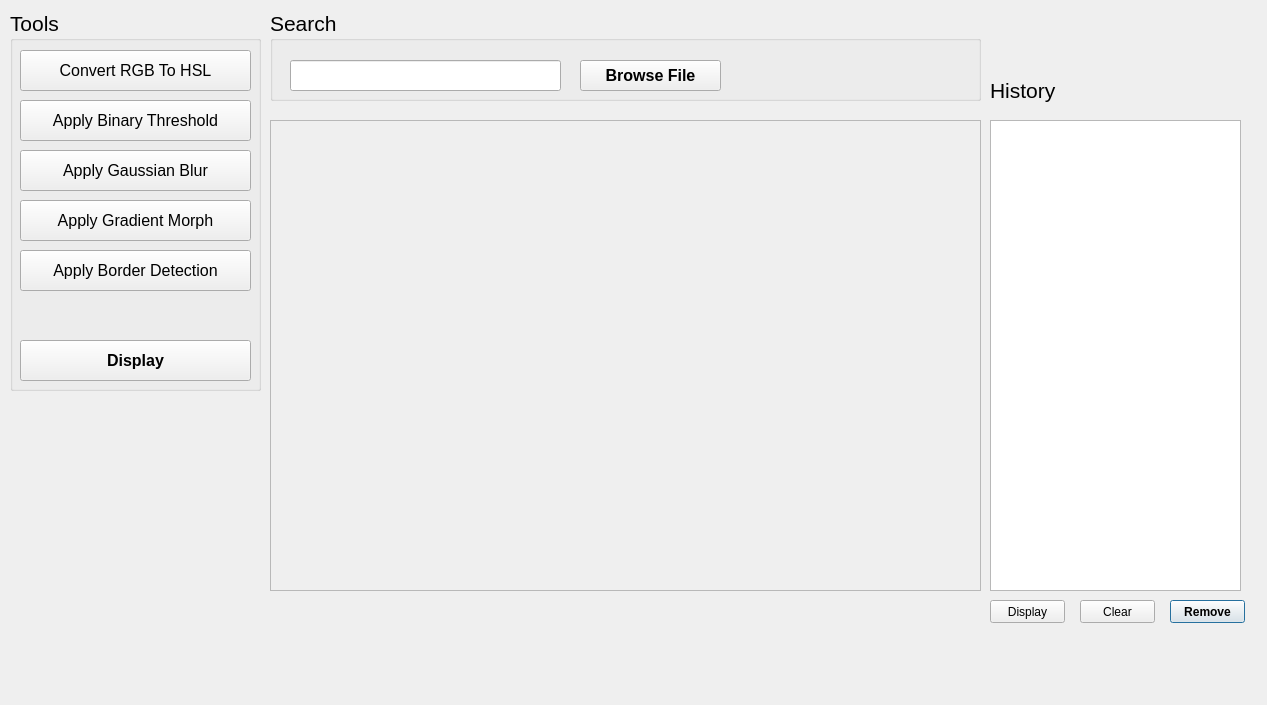
<?xml version="1.0" encoding="UTF-8"?>
<ui version="4.0">
 <class>Dialog</class>
 <widget class="QDialog" name="Dialog">
  <property name="geometry">
   <rect>
    <x>0</x>
    <y>0</y>
    <width>1267</width>
    <height>705</height>
   </rect>
  </property>
  <property name="windowTitle">
   <string>Dialog</string>
  </property>
  <widget class="QListWidget" name="listWidget">
   <property name="geometry">
    <rect>
     <x>990</x>
     <y>120</y>
     <width>251</width>
     <height>471</height>
    </rect>
   </property>
   <property name="alternatingRowColors">
    <bool>true</bool>
   </property>
  </widget>
  <widget class="QPushButton" name="removeButton">
   <property name="geometry">
    <rect>
     <x>1170</x>
     <y>600</y>
     <width>75</width>
     <height>23</height>
    </rect>
   </property>
   <property name="font">
    <font>
     <weight>75</weight>
     <bold>true</bold>
    </font>
   </property>
   <property name="acceptDrops">
    <bool>true</bool>
   </property>
   <property name="text">
    <string>Remove</string>
   </property>
  </widget>
  <widget class="QLabel" name="label">
   <property name="geometry">
    <rect>
     <x>270</x>
     <y>120</y>
     <width>711</width>
     <height>471</height>
    </rect>
   </property>
   <property name="frameShape">
    <enum>QFrame::StyledPanel</enum>
   </property>
   <property name="frameShadow">
    <enum>QFrame::Plain</enum>
   </property>
   <property name="lineWidth">
    <number>1</number>
   </property>
   <property name="text">
    <string/>
   </property>
   <property name="pixmap">
    <pixmap>../../../../../snow.JPG</pixmap>
   </property>
   <property name="scaledContents">
    <bool>true</bool>
   </property>
  </widget>
  <widget class="QPushButton" name="displayButtonTemp">
   <property name="geometry">
    <rect>
     <x>990</x>
     <y>600</y>
     <width>75</width>
     <height>23</height>
    </rect>
   </property>
   <property name="text">
    <string>Display</string>
   </property>
  </widget>
  <widget class="QGroupBox" name="groupBox_2">
   <property name="geometry">
    <rect>
     <x>270</x>
     <y>10</y>
     <width>711</width>
     <height>91</height>
    </rect>
   </property>
   <property name="font">
    <font>
     <pointsize>16</pointsize>
    </font>
   </property>
   <property name="title">
    <string>Search </string>
   </property>
   <property name="flat">
    <bool>false</bool>
   </property>
   <property name="checkable">
    <bool>false</bool>
   </property>
   <widget class="QLineEdit" name="lineEdit">
    <property name="geometry">
     <rect>
      <x>20</x>
      <y>50</y>
      <width>271</width>
      <height>31</height>
     </rect>
    </property>
    <property name="font">
     <font>
      <pointsize>16</pointsize>
     </font>
    </property>
   </widget>
   <widget class="QPushButton" name="browseFileButton">
    <property name="geometry">
     <rect>
      <x>310</x>
      <y>50</y>
      <width>141</width>
      <height>31</height>
     </rect>
    </property>
    <property name="font">
     <font>
      <pointsize>12</pointsize>
      <weight>75</weight>
      <bold>true</bold>
     </font>
    </property>
    <property name="text">
     <string>Browse File</string>
    </property>
   </widget>
  </widget>
  <widget class="QPushButton" name="clearButton">
   <property name="geometry">
    <rect>
     <x>1080</x>
     <y>600</y>
     <width>75</width>
     <height>23</height>
    </rect>
   </property>
   <property name="text">
    <string>Clear</string>
   </property>
  </widget>
  <widget class="QLabel" name="label_2">
   <property name="geometry">
    <rect>
     <x>990</x>
     <y>70</y>
     <width>71</width>
     <height>41</height>
    </rect>
   </property>
   <property name="font">
    <font>
     <pointsize>16</pointsize>
    </font>
   </property>
   <property name="text">
    <string>History</string>
   </property>
  </widget>
  <widget class="QGroupBox" name="groupBox">
   <property name="geometry">
    <rect>
     <x>10</x>
     <y>10</y>
     <width>251</width>
     <height>381</height>
    </rect>
   </property>
   <property name="font">
    <font>
     <pointsize>16</pointsize>
    </font>
   </property>
   <property name="title">
    <string>Tools</string>
   </property>
   <widget class="QPushButton" name="convertRGB2HSLButton">
    <property name="geometry">
     <rect>
      <x>10</x>
      <y>40</y>
      <width>231</width>
      <height>41</height>
     </rect>
    </property>
    <property name="font">
     <font>
      <pointsize>12</pointsize>
     </font>
    </property>
    <property name="text">
     <string>Convert RGB To HSL</string>
    </property>
   </widget>
   <widget class="QPushButton" name="applyThresholdButton">
    <property name="geometry">
     <rect>
      <x>10</x>
      <y>90</y>
      <width>231</width>
      <height>41</height>
     </rect>
    </property>
    <property name="font">
     <font>
      <pointsize>12</pointsize>
     </font>
    </property>
    <property name="text">
     <string>Apply Binary Threshold</string>
    </property>
   </widget>
   <widget class="QPushButton" name="applyGaussianButton">
    <property name="geometry">
     <rect>
      <x>10</x>
      <y>140</y>
      <width>231</width>
      <height>41</height>
     </rect>
    </property>
    <property name="font">
     <font>
      <pointsize>12</pointsize>
     </font>
    </property>
    <property name="text">
     <string>Apply Gaussian Blur</string>
    </property>
   </widget>
   <widget class="QPushButton" name="applyMorphGradButton">
    <property name="geometry">
     <rect>
      <x>10</x>
      <y>190</y>
      <width>231</width>
      <height>41</height>
     </rect>
    </property>
    <property name="font">
     <font>
      <pointsize>12</pointsize>
     </font>
    </property>
    <property name="text">
     <string>Apply Gradient Morph</string>
    </property>
   </widget>
   <widget class="QPushButton" name="applyBorderDetection">
    <property name="geometry">
     <rect>
      <x>10</x>
      <y>240</y>
      <width>231</width>
      <height>41</height>
     </rect>
    </property>
    <property name="font">
     <font>
      <pointsize>12</pointsize>
     </font>
    </property>
    <property name="text">
     <string>Apply Border Detection</string>
    </property>
   </widget>
   <widget class="QPushButton" name="displayButton">
    <property name="geometry">
     <rect>
      <x>10</x>
      <y>330</y>
      <width>231</width>
      <height>41</height>
     </rect>
    </property>
    <property name="font">
     <font>
      <pointsize>12</pointsize>
      <weight>75</weight>
      <bold>true</bold>
     </font>
    </property>
    <property name="text">
     <string>Display</string>
    </property>
   </widget>
  </widget>
 </widget>
 <resources/>
 <connections/>
</ui>
